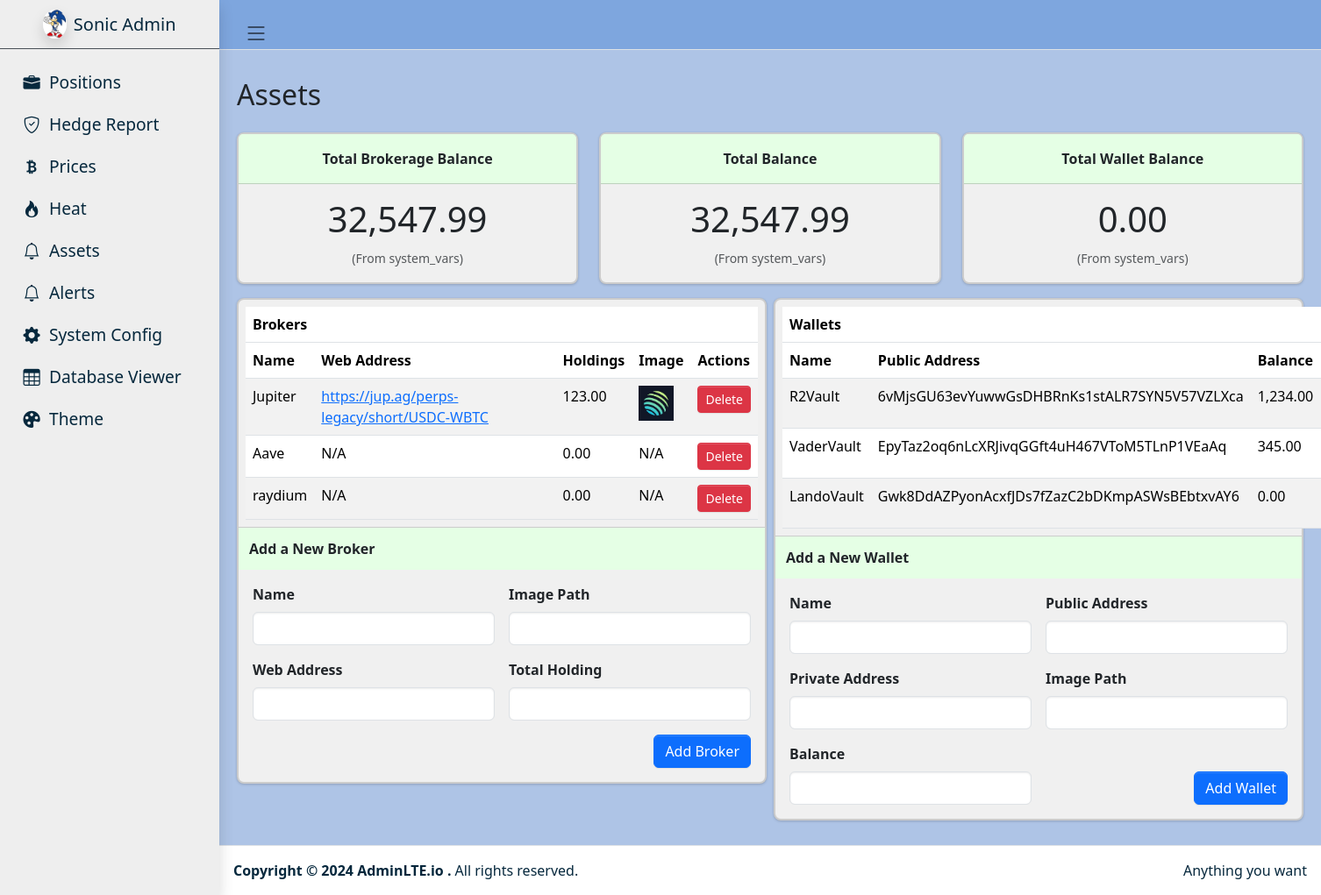
Before: /assets with the older database file.
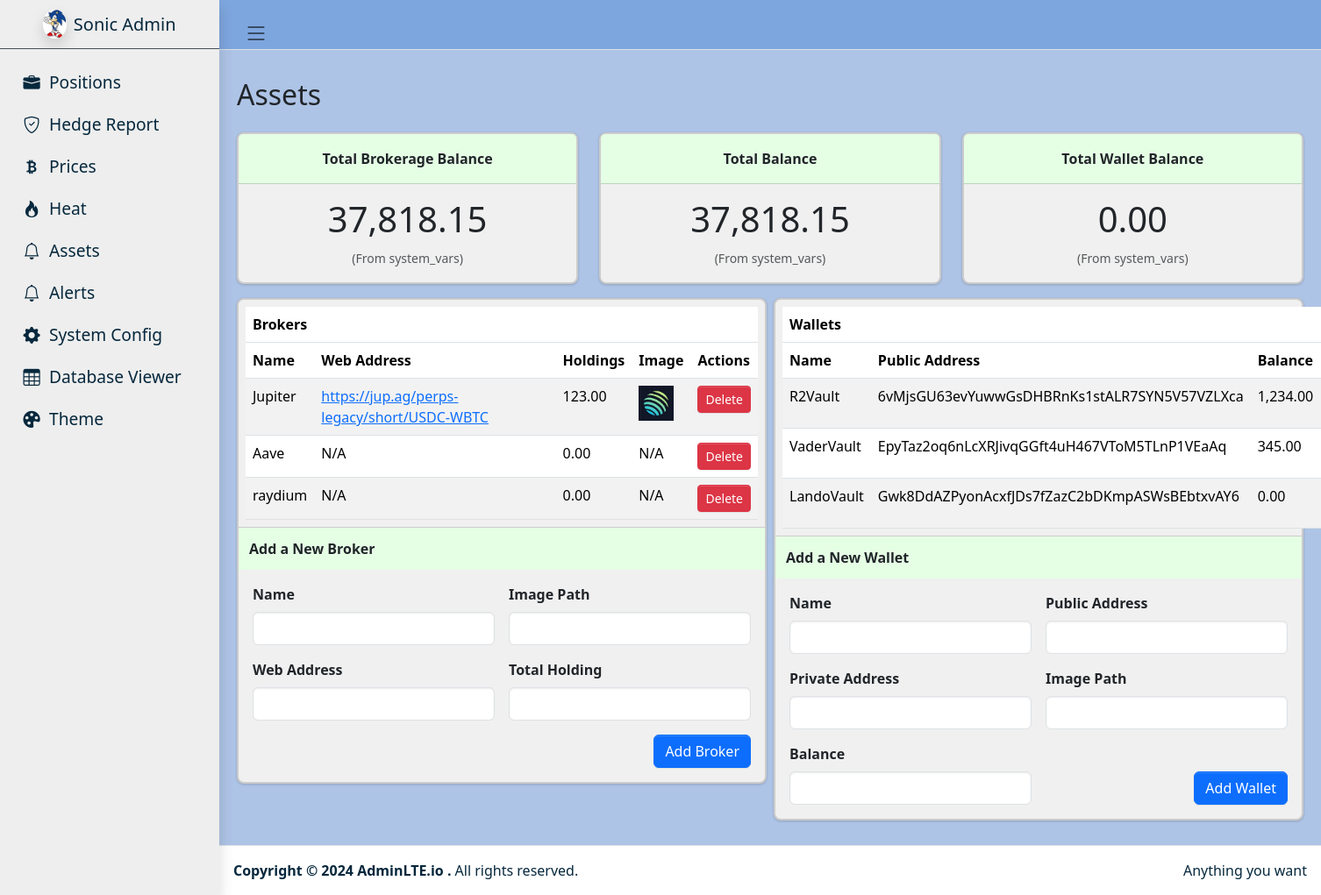
After: the same page with the newer database file.
### tables this page shows
CREATE TABLE system_vars (
            id INTEGER PRIMARY KEY,
            last_update_time_positions DATETIME,
            last_update_positions_source TEXT,
            last_update_time_prices DATETIME,
            last_update_prices_source TEXT,
            total_brokerage_balance REAL NOT NULL DEFAULT 0.0,
            total_wallet_balance REAL NOT NULL DEFAULT 0.0,
            total_balance REAL NOT NULL DEFAULT 0.0
        );

### flask_app.py (the view)
@app.route("/assets")
@app.route("/assets")
def assets():
    data_locker = DataLocker(DB_PATH)
    brokers = data_locker.read_brokers()
    brokers.sort(key=lambda b: b["total_holding"], reverse=True)
    wallets = data_locker.read_wallets()
    wallets.sort(key=lambda w: w["balance"], reverse=True)
    balance_dict = data_locker.get_balance_vars()  # e.g. {"total_brokerage_balance":..., "total_wallet_balance":..., "total_balance":...}
    return render_template(
        "assets.html",
        brokers=brokers,
        wallets=wallets,
        total_brokerage_balance=balance_dict["total_brokerage_balance"],
        total_balance=balance_dict["total_balance"],
        total_wallet_balance=balance_dict["total_wallet_balance"]
    )

### data_locker.py (called while the page is built)
    def _init_sqlite_if_needed(self):
        if self.conn is None:
            self.conn = sqlite3.connect(self.db_path, check_same_thread=False)
            self.conn.row_factory = sqlite3.Row
        if self.cursor is None:
            self.cursor = self.conn.cursor()

    def read_wallets(self) -> List[dict]:
        self._init_sqlite_if_needed()
        self.cursor.execute("SELECT * FROM wallets")
        rows = self.cursor.fetchall()
        results = []
        for r in rows:
            results.append({
                "name": r["name"],
                "public_address": r["public_address"],
                "private_address": r["private_address"],
                "image_path": r["image_path"],
                "balance": float(r["balance"])
            })
        return results

### templates/assets.html (shortened to what the changed rows need)
{% extends "sonic_admin.html" %}
{% block content %}
<h2 class="text-dark mb-4">Assets</h2>
<div class="row row-cols-1 row-cols-md-3 g-4 mb-3">
  <div class="col">
    <div class="card price-box h-100">
      <div class="card-body text-center">
        <div class="display-4 mb-2">
          {{ "{:,.2f}".format(total_brokerage_balance) }}
        </div>
        <small class="text-muted">(From system_vars)</small>
      </div>
    </div>
  </div>
  <div class="col">
    <div class="card price-box h-100 highlighted-balance">
      <div class="card-body text-center">
        <div class="display-4 mb-2">
          {{ "{:,.2f}".format(total_balance) }}
        </div>
        <small class="text-muted">(From system_vars)</small>
      </div>
    </div>
  </div>
</div>
<div class="row g-2">
  <div class="col-md-6">
    <div class="card assets-card">
      <div class="card-body p-2">
        <table class="table table-striped w-100 mb-0 assets-table">
          <thead>
            <tr class="title-row">
              <th colspan="5">Brokers</th>
            </tr>
            <tr>
              <th>Name</th>
              <th>Web Address</th>
              <th>Holdings</th>
              <th>Image</th>
              <th>Actions</th>
            </tr>
          </thead>
        </table>
      </div>
    </div>
  </div>
  <div class="col-md-6">
    <div class="card assets-card">
      <div class="card-body p-2">
        <table class="table table-striped w-100 mb-0 assets-table">
          <thead>
            <tr class="title-row">
              <th colspan="5">Wallets</th>
            </tr>
            <tr>
              <th>Name</th>
              <th>Public Address</th>
              <th>Balance</th>
            </tr>
          </thead>
        </table>
      </div>
    </div>
  </div>
</div>
{% endblock content %}

Changed rows visible on the page:
changed system_vars: total_brokerage_balance "32,547.99" → "37,818.15"; total_balance "32,547.99" → "37,818.15"
